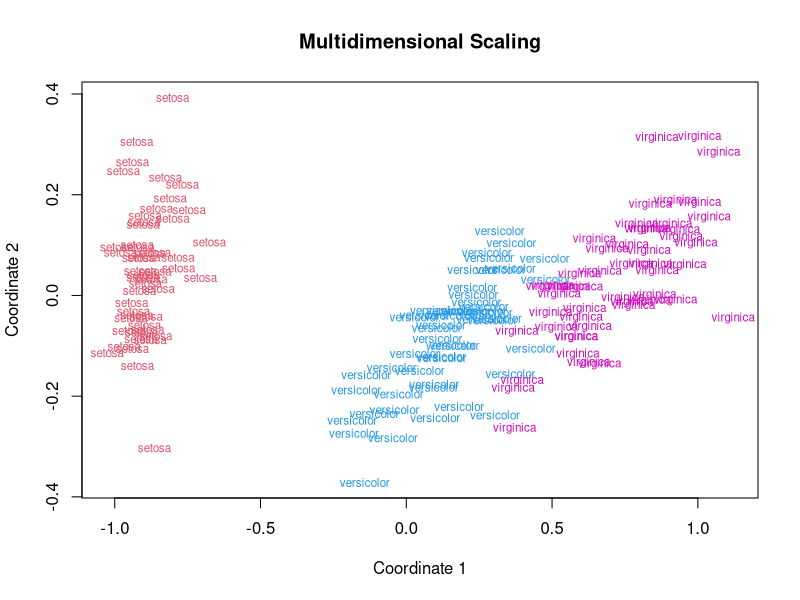
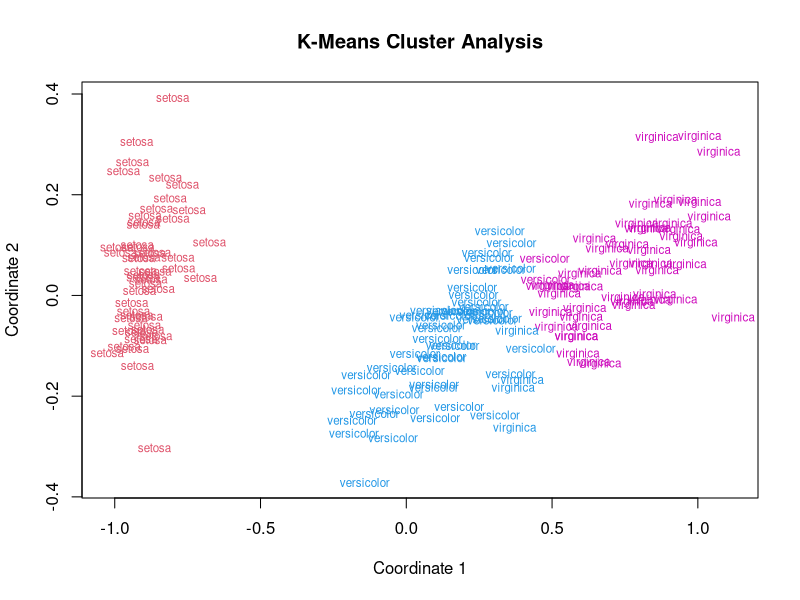

These figures' R source, in order:
dane<-iris[,1:4]
lbl<-iris[,5]

fac <- as.factor(lbl)
num<-as.numeric(fac)

summary(dane)

dane2<-scale(dane, center = FALSE, scale = TRUE)
summary(dane2)

# Classical MDS
d <- dist(dane2)
fit <- cmdscale(d,eig=TRUE, k=2)

x <- fit$points[,1]
y <- fit$points[,2]
plot(x, y, xlab="Coordinate 1", ylab="Coordinate 2", 
     main="Multidimensional Scaling",	type="n")
text(x, y, labels = lbl, cex=.7, col=num*2)

# K-Means Cluster Analysis
km.fit <- kmeans(dane2, 3)
summary(km.fit)

x <- fit$points[,1]
y <- fit$points[,2]
plot(x, y, xlab="Coordinate 1", ylab="Coordinate 2", 
     main="K-Means Cluster Analysis",	type="n")
num<-km.fit$cluster
text(x, y, labels = lbl, cex=.7, col=num*2)

